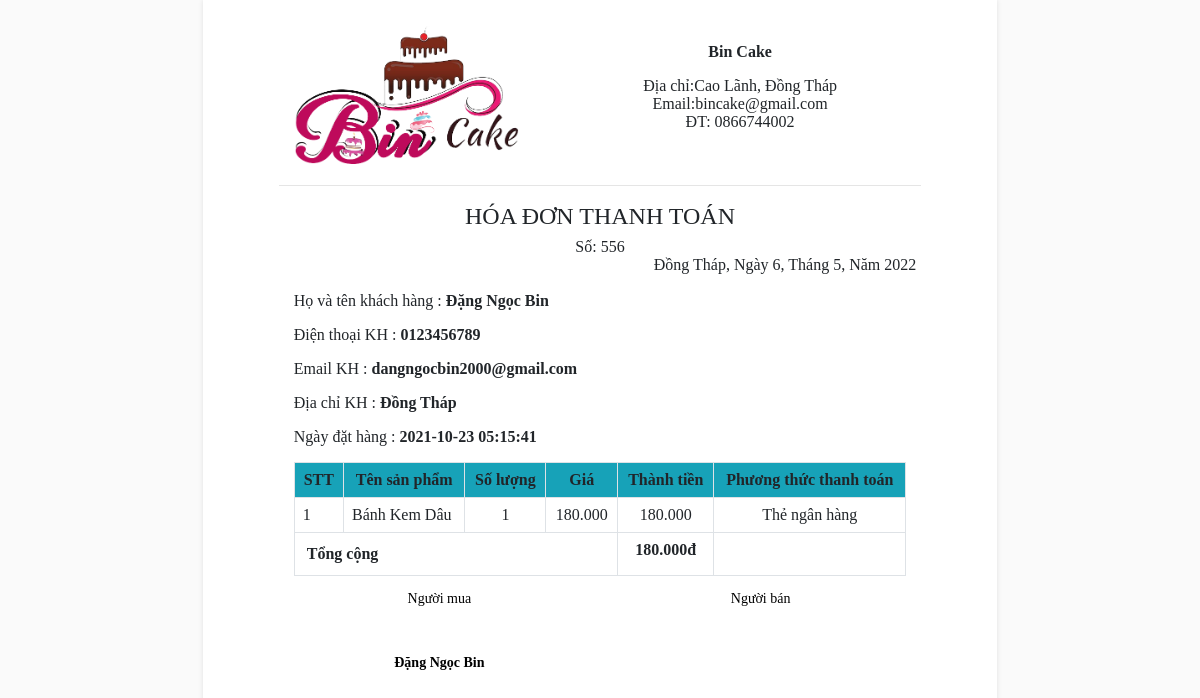
Screenshot of /admin/include/viewhoadon.php?quanly=inhoadon&mahd=556 (signed in) with the database file from the repository.
### tables this page shows
CREATE TABLE `tbl_donhang` (
  `id_donhang` int(11) NOT NULL,
  `id_sanpham` int(11) NOT NULL,
  `soluongban` int(11) NOT NULL,
  `gia` varchar(100) NOT NULL,
  `mahang` varchar(100) NOT NULL,
  `ngaydat` timestamp NOT NULL DEFAULT current_timestamp() ON UPDATE current_timestamp(),
  `tinhtrang` int(11) NOT NULL DEFAULT 0,
  `id_khachhang` int(11) NOT NULL,
  `hoten` varchar(100) NOT NULL,
  `sdt` varchar(100) NOT NULL,
  `email` varchar(100) NOT NULL,
  `diachi` varchar(1000) NOT NULL,
  `pttt` int(11) NOT NULL
);

CREATE TABLE `tbl_sanpham` (
  `id_sanpham` int(11) NOT NULL,
  `ten_sanpham` varchar(100) NOT NULL,
  `soluong` int(11) NOT NULL,
  `chitiet_sanpham` varchar(10000) NOT NULL,
  `gia_sanpham` int(11) NOT NULL,
  `hinhanh` varchar(100) NOT NULL,
  `hienthi` int(11) NOT NULL DEFAULT 0,
  `id_danhmuc` int(11) NOT NULL,
  `hot` int(11) NOT NULL DEFAULT 2,
  `nhanhieu` varchar(100) NOT NULL DEFAULT 'Bin Cake',
  `soluongban` int(11) NOT NULL
);

### admin/include/xuathoadon.php (the view, shortened to what this page needs)
<!DOCTYPE html>
<html>
<head>
    <link rel="stylesheet" type="text/css" href="../public/css/hoadon.css">
</head>
<body onload="window.print();">
<div class="container-fluid">
    <div id="page" class="page">
        <div class="row header">
            <div class="logo col-5">
                <img src="../public/images/logo/LogoBin-1-removebg-preview.png"  class="img-fluid" />
        </div>
        <div class="company text-center col-7">
                <p><b>Bin Cake</b></p>
                <span>Địa chỉ:Cao Lãnh, Đồng Tháp</span><br>
                <span>Email:bincake@gmail.com</span><br>
                <span>ĐT: 0866744002</span><br>
            </div>
        </div>
        <hr />
        <div class="text-center">
            <h4>HÓA ĐƠN THANH TOÁN</h4>
            <span class="text-right">Số: <?php $mahd = $_GET['mahd']; echo $mahd ?></span><br />
        </div>
        <div style="float: right;">
            <span>Đồng Tháp,</span>
            <?php
            $date = getdate();
            echo " Ngày " . $date['mday'] . ",<span>";
            echo " Tháng " . $date['mon'] . ",<span>";
            echo " Năm " . $date['year'] . "<span style='margin-left:5px'>";
            ?>
        </div>
        <br />
        <br />
        <?php
        $mahd = $_GET['mahd'];
        $sql = mysqli_query($con, "SELECT * FROM tbl_donhang,tbl_sanpham WHERE tbl_donhang.id_sanpham = tbl_sanpham.id_sanpham AND mahang = '$mahd'");
        $result = mysqli_query($con, "SELECT * FROM tbl_donhang where mahang = '$mahd'");
        $array = mysqli_fetch_array($result);
        ?>
        <div class="col-12">
            <p>Họ và tên khách hàng : <b><?php echo $array['hoten']; ?></b></p>
            <p>Điện thoại KH : <b><?php echo $array['sdt']; ?></b></p>
            <p>Email KH : <b><?php echo $array['email']; ?></b></p>
            <p>Địa chỉ KH : <b><?php echo $array['diachi']; ?></b></p>
            <p>Ngày đặt hàng : <b><?php echo $array['ngaydat']; ?></b></p>
        </div>
        <div class="col-12">
            <table class="mb-3 table table-bordered table-hover">
                <tr class="bg-info">
                    <th class="p-2 text-center">STT</th>
                    <th class="p-2 text-center">Tên sản phẩm</th>
                    <th class="p-2 text-center">Số lượng</th>
                    <th class="p-2 text-center">Giá</th>
                    <th class="p-2 text-center">Thành tiền</th>
                    <th class="p-2 text-center">Phương thức thanh toán</th>
                </tr>
                <?php
                $pos = 1;
                $tongsotien = 0;
                if ($sql) {
                    while ($row = mysqli_fetch_array($sql)) {
                        $tongsotien += $row['soluongban'] * $row['gia'];
                        ?>
                        <tr>
                            <td class="p-2"><?php echo $pos++; ?></td>
                            <td class="p-2"><?php echo $row['ten_sanpham']; ?></td>
                            <td class="p-2 text-center"><?php echo $row['soluongban']; ?></td>
                            <td class="p-2 text-center"><?php echo number_format($row['gia'], 0, ",", "."); ?></td>
                            <td class="p-2 text-center"><?php echo number_format(($row['soluongban'] * $row['gia']), 0, ",", "."); ?></td>
                            <td class="p-2 text-center">
                                <?php if ($row['pttt'] == 1) {
                                        echo "Thẻ ngân hàng";
                                    } else if ($row['pttt'] == 2) {
                                        echo "Trực tiếp khi nhận hàng";
                                    } else if ($row['pttt'] == 3) {
                                        echo "ZaloPay";
                                    } else {
                                        echo "Trực tiếp khi nhận hàng";
                                    }
                                ?>
                            </td>
                        </tr>
                <?php }
                } else {
                    echo "";
                } ?>
                <tr>
                    <td colspan="4" class="tong"><b>Tổng cộng</b></td>
                    <td class="p-2 text-center"><b><?php echo number_format(($tongsotien), 0, ",", ".") ?>đ</b></td>
                    <td></td>
                </tr>
            </table>
        </div>
        <div class="footer-left">
            <p class="mb-5">Người mua</p>
            <b><?php echo $array['hoten']; ?></b>
        </div>
        <div class="footer-right">
            <p>Người bán</p>
        </div>
    </div>
    </div>
</body>
</html>

### admin/public/css/hoadon.css (style rules this page uses)
body { margin: 0; padding: 0; background-color: #FAFAFA; font: 12pt "Tohoma"; }
* { box-sizing: border-box; -moz-box-sizing: border-box; }
.page { width: 21cm; overflow:hidden; min-height:297mm; padding: 0.5cm 2cm; margin-left:auto; margin-right:auto; background: white; box-shadow: 0 0 5px rgba(0, 0, 0, 0.1); }
.header { overflow:hidden; }
.logo { background-color:#FFFFFF; text-align:left; float:left; }
.company { padding-top:24px; background-color:#FFFFFF; text-align:center; float:left; font-size:16px; }
.footer-left { text-align:center; position:relative; height: 150px; width:50%; color:#000; float:left; font-size: 14px; bottom:1px; }
.footer-right { text-align:center; position:relative; height: 150px; width:50%; color:#000; font-size: 14px; float:right; bottom:1px; }

### rows the page displays
tbl_donhang: hoten "Đặng Ngọc Bin", sdt "0123456789", email "dangngocbin2000@gmail.com", diachi "Đồng Tháp", ngaydat "2021-10-23 05:15:41", id_sanpham.ten_sanpham "Bánh Kem Dâu", id_sanpham.soluongban "1", gia "180.000", $row['soluongban'] * $row['gia'] "180.000", pttt "Thẻ ngân hàng"

### other values shown
$mahd "556"
$date['mday'] "6"
$date['mon'] "5"
$date['year'] "2022"
$tongsotien "180.000"
